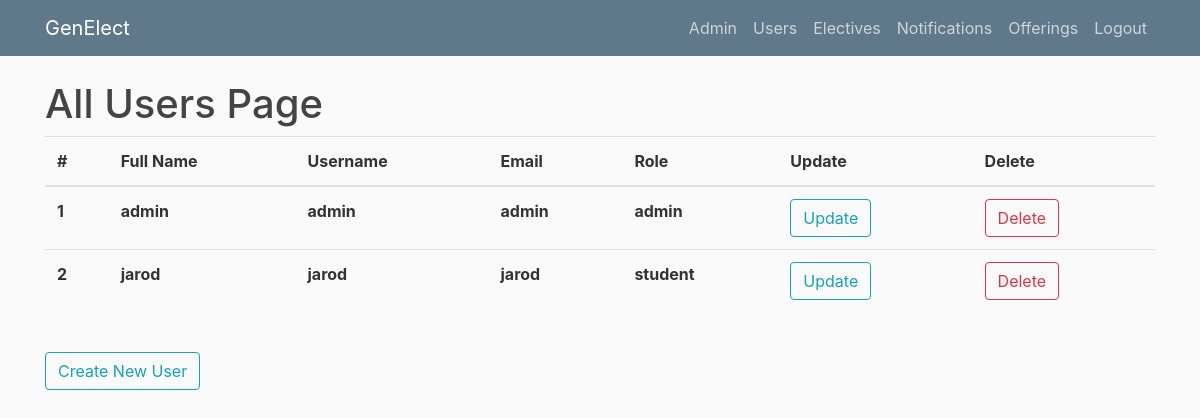
/allusers (signed in), run on an earlier commit of the app's database.
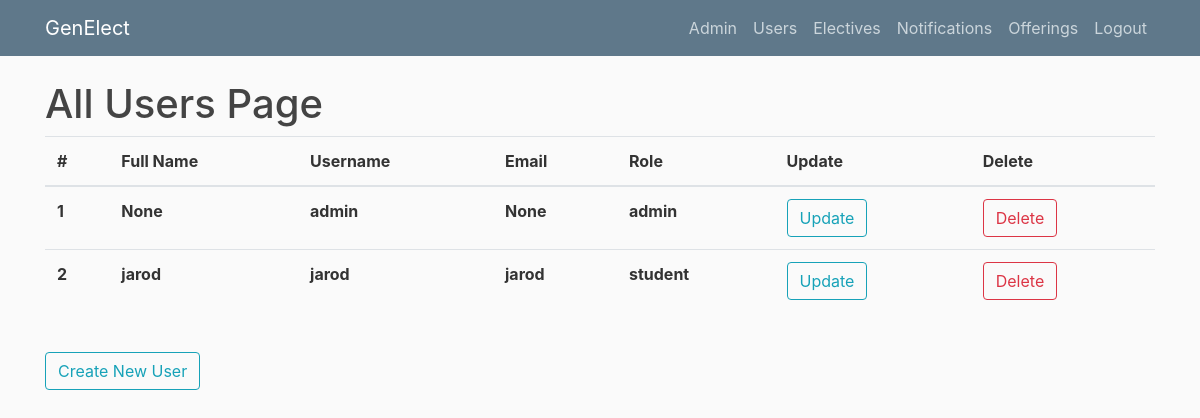
And on a later commit of the database.
### genElect/models.py (models this page shows)
class Base(db.Model):
    __abstract__ = True
    id = db.Column(db.Integer, primary_key=True, autoincrement=True)
    date_created = db.Column(db.DateTime, default=db.func.current_timestamp())
    date_modified = db.Column(db.DateTime, default=db.func.current_timestamp(),
            onupdate=db.func.current_timestamp())

class Users(Base, UserMixin):
    __tablename__ = 'users'
    username = db.Column(db.String(100), unique=True)
    full_name = db.Column(db.String(100))
    email = db.Column(db.String(100))
    role = db.Column(db.String(32), nullable=False)
    password = db.Column(db.String(128))
    registrations = db.relationship('Registrations', backref='user', lazy=True)
    completed_electives = db.relationship('Completions', backref='user', lazy=True)

### genElect/__init__.py (the view)
@app.route("/allusers")
def allusers():
    if current_user.is_authenticated and current_user.role == "admin":
        users = Users.query.all()
        return render_template('allusers.html', users=users)
    else:
        return render_template('denied.html')

### genElect/__init__.py (called while the page is built)
@login_manager.user_loader
def load_user(user_id):
    return Users.query.get(int(user_id))

### genElect/templates/allusers.html
{% extends "layout.html" %}
{% block content %}
    <h1>All Users Page</h1>
	<table class="table">
	  <thead>
	    <tr>
	      <th scope="col">#</th>
	      <th scope="col">Full Name</th>
	      <th scope="col">Username</th>
	      <th scope="col">Email</th>
	      <th scope="col">Role</th>
	      <th scope="col">Update</th>
	      <th scope="col">Delete</th>
	    </tr>
	  </thead>
	  <tbody>
	  	{% for user in users %}
	    <tr>
	      <th scope="row">{{user.id}}</th>
	      <th scope="row">{{user.full_name}}</th>
	      <th scope="row">{{user.username}}</th>
	      <th scope="row">{{user.email}}</th>
	      <th scope="row">{{user.role}}</th>
	      <th scope="row"><button type="button" onclick="window.location.href = '/edituser/{{user.id}}'" class="btn btn-outline-info">Update</button></th>
	      <th scope="row"><button type="button" onclick="window.location.href = '/deleteuser/{{user.id}}'" class="btn btn-outline-danger">Delete</button></th>
	    </tr>
	    {% endfor %}
	  </tbody>
	</table>
    <br><button type="button" onclick="window.location.href = '/createuser'" class="btn btn-outline-info">Create New User</button>
{% endblock content %}

What changed in the data, as far as the page shows it:
changed Users "admin": full_name "admin" → "None"; email "admin" → "None"
